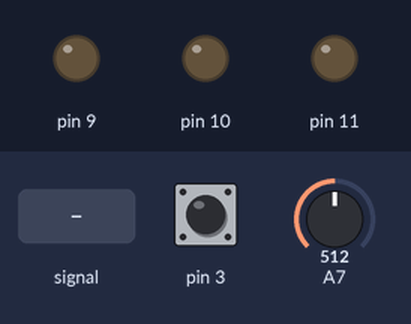
The sketch below on a simulated Arduino Nano, built with avr-gcc and run on an emulated ATmega328P. Shown: output pins drawn as LEDs (lit = HIGH). The inputs (shaded band) are chosen by the test bench; at power-on: A7 = 512, pin 3 HIGH.

Above: at 1.2 s.
1.3 s: A7 fed a 200 Hz sine of ±81 counts around its level
At 2.1 s:
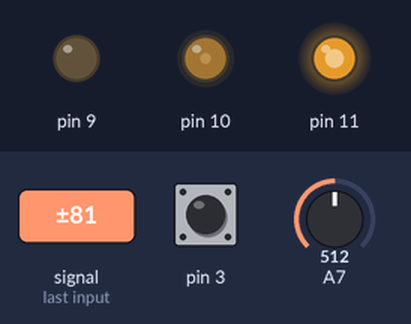
4.3 s: A7 set to 0
At 5.4 s:
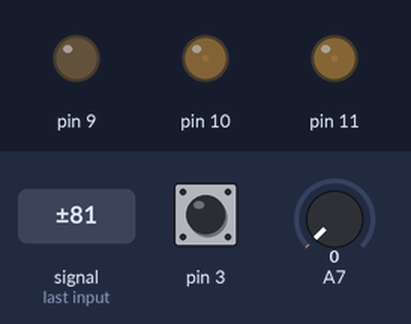
Timing chart, 0 to 11.5 s (numbered marks = the images above; inputs shaded):
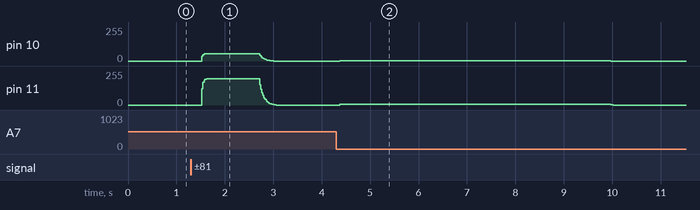

Measured:
- after the input at 4.3 s, pin 10: 0/255 → 2/255 after 0.07 s, → 0/255 5.6 s later; pin 11: rises from 0/255 to 7/255 in 0.04 s, then falls to 0/255 in 5.6 s

The sketch:

ColorMusic.ino
```cpp
#include <GRGB.h>
GRGB led(COMMON_CATHODE, 9, 10, 11);  // RGB на пинах D9,D10,D11

#include "VolAnalyzer.h"
VolAnalyzer analyzer(A7);   // вход звука на А7

#include <EncButton.h>
EncButton<EB_TICK, 3> btn;  // кнопка на D3

void setup() {
  //Serial.begin(9600);
  analogReference(EXTERNAL);  // внешнее опорное

  // разгоняем ШИМ чтобы не стробило на камеру
  // Пины D3 и D11 - 8 кГц
  TCCR2B = 0b00000010;  // x8
  TCCR2A = 0b00000011;  // fast pwm

  // Пины D9 и D10 - 7.8 кГц
  TCCR1A = 0b00000001;  // 8bit
  TCCR1B = 0b00001010;  // x8 fast pwm

  analyzer.setVolK(25);     // плавность громкости (0-31)
  analyzer.setTrsh(50);     // порог тишины
  analyzer.setVolMin(10);   // мин. громкость 10
  analyzer.setVolMax(255);  // макс. громкость 255

  analyzer.setPulseTrsh(200);     // верхний порог пульса
  analyzer.setPulseMin(80);       // нижний порог пульса
  analyzer.setPulseTimeout(200);  // таймаут пульсов
}

void loop() {
  // опрос кнопки, смена режимов по клику
  btn.tick();
  static byte mode = 0;
  if (btn.isClick()) {
    if (++mode >= 4) mode = 0;
  }

  // анализ звука
  if (analyzer.tick()) {
    static byte color = 0;

    // эффекты
    switch (mode) {
      case 0:
        if (analyzer.getPulse()) color += 151;
        led.setWheel8(color, analyzer.getVol());
        break;
      case 1:
        if (analyzer.getPulse()) color += 129;
        led.setWheel8(color, analyzer.getVol());
        break;
      case 2:
        led.setWheel8(color++, analyzer.getVol());
        break;
      case 3:
        led.setHSVfast((analyzer.getVol() - 10) / 6, 255, analyzer.getVol());
        break;
    }

    // дебаг
    //Serial.println(analyzer.getVol());
    /*Serial.print(analyzer.getVol());
    Serial.print(',');
    Serial.print(analyzer.getRaw());
    Serial.print(',');
    Serial.print(analyzer.getMin());
    Serial.print(',');
    Serial.println(analyzer.getMax());*/
  }
}
```
